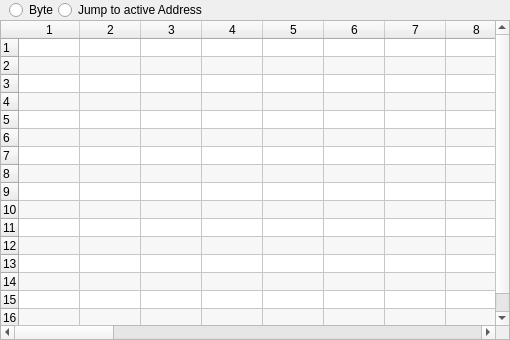
<?xml version="1.0" encoding="UTF-8"?>
<ui version="4.0">
 <class>MemTable</class>
 <widget class="QWidget" name="MemTable">
  <property name="geometry">
   <rect>
    <x>0</x>
    <y>0</y>
    <width>510</width>
    <height>340</height>
   </rect>
  </property>
  <property name="sizePolicy">
   <sizepolicy hsizetype="Preferred" vsizetype="Preferred">
    <horstretch>0</horstretch>
    <verstretch>0</verstretch>
   </sizepolicy>
  </property>
  <property name="windowTitle">
   <string>Form</string>
  </property>
  <layout class="QVBoxLayout" name="verticalLayout">
   <property name="spacing">
    <number>0</number>
   </property>
   <property name="leftMargin">
    <number>0</number>
   </property>
   <property name="topMargin">
    <number>0</number>
   </property>
   <property name="rightMargin">
    <number>0</number>
   </property>
   <property name="bottomMargin">
    <number>0</number>
   </property>
   <item>
    <layout class="QHBoxLayout" name="horizontalLayout">
     <property name="sizeConstraint">
      <enum>QLayout::SetDefaultConstraint</enum>
     </property>
     <property name="leftMargin">
      <number>9</number>
     </property>
     <item>
      <widget class="QRadioButton" name="byteButton">
       <property name="sizePolicy">
        <sizepolicy hsizetype="Fixed" vsizetype="Fixed">
         <horstretch>0</horstretch>
         <verstretch>0</verstretch>
        </sizepolicy>
       </property>
       <property name="minimumSize">
        <size>
         <width>0</width>
         <height>0</height>
        </size>
       </property>
       <property name="maximumSize">
        <size>
         <width>80</width>
         <height>16777215</height>
        </size>
       </property>
       <property name="locale">
        <locale language="C" country="AnyCountry"/>
       </property>
       <property name="text">
        <string>Byte</string>
       </property>
       <property name="autoExclusive">
        <bool>false</bool>
       </property>
      </widget>
     </item>
     <item>
      <widget class="QRadioButton" name="jumpButton">
       <property name="sizePolicy">
        <sizepolicy hsizetype="MinimumExpanding" vsizetype="Fixed">
         <horstretch>0</horstretch>
         <verstretch>0</verstretch>
        </sizepolicy>
       </property>
       <property name="minimumSize">
        <size>
         <width>1</width>
         <height>0</height>
        </size>
       </property>
       <property name="text">
        <string>Jump to active Address</string>
       </property>
       <property name="autoExclusive">
        <bool>false</bool>
       </property>
      </widget>
     </item>
    </layout>
   </item>
   <item>
    <widget class="QTableWidget" name="table">
     <property name="sizePolicy">
      <sizepolicy hsizetype="Preferred" vsizetype="Preferred">
       <horstretch>0</horstretch>
       <verstretch>0</verstretch>
      </sizepolicy>
     </property>
     <property name="minimumSize">
      <size>
       <width>0</width>
       <height>0</height>
      </size>
     </property>
     <property name="verticalScrollBarPolicy">
      <enum>Qt::ScrollBarAsNeeded</enum>
     </property>
     <property name="horizontalScrollBarPolicy">
      <enum>Qt::ScrollBarAsNeeded</enum>
     </property>
     <property name="autoScroll">
      <bool>true</bool>
     </property>
     <property name="alternatingRowColors">
      <bool>true</bool>
     </property>
     <property name="wordWrap">
      <bool>false</bool>
     </property>
     <property name="cornerButtonEnabled">
      <bool>false</bool>
     </property>
     <property name="rowCount">
      <number>16</number>
     </property>
     <property name="columnCount">
      <number>33</number>
     </property>
     <attribute name="horizontalHeaderVisible">
      <bool>true</bool>
     </attribute>
     <attribute name="horizontalHeaderDefaultSectionSize">
      <number>61</number>
     </attribute>
     <attribute name="verticalHeaderMinimumSectionSize">
      <number>18</number>
     </attribute>
     <attribute name="verticalHeaderDefaultSectionSize">
      <number>18</number>
     </attribute>
     <row/>
     <row/>
     <row/>
     <row/>
     <row/>
     <row/>
     <row/>
     <row/>
     <row/>
     <row/>
     <row/>
     <row/>
     <row/>
     <row/>
     <row/>
     <row/>
     <column/>
     <column/>
     <column/>
     <column/>
     <column/>
     <column/>
     <column/>
     <column/>
     <column/>
     <column/>
     <column/>
     <column/>
     <column/>
     <column/>
     <column/>
     <column/>
     <column/>
     <column/>
     <column/>
     <column/>
     <column/>
     <column/>
     <column/>
     <column/>
     <column/>
     <column/>
     <column/>
     <column/>
     <column/>
     <column/>
     <column/>
     <column/>
     <column/>
    </widget>
   </item>
  </layout>
  <action name="actionSave_Memory_Table">
   <property name="text">
    <string>Save Data</string>
   </property>
  </action>
  <action name="actionLoad_Memory_Table">
   <property name="text">
    <string>Load Data</string>
   </property>
  </action>
 </widget>
 <resources/>
 <connections/>
</ui>
